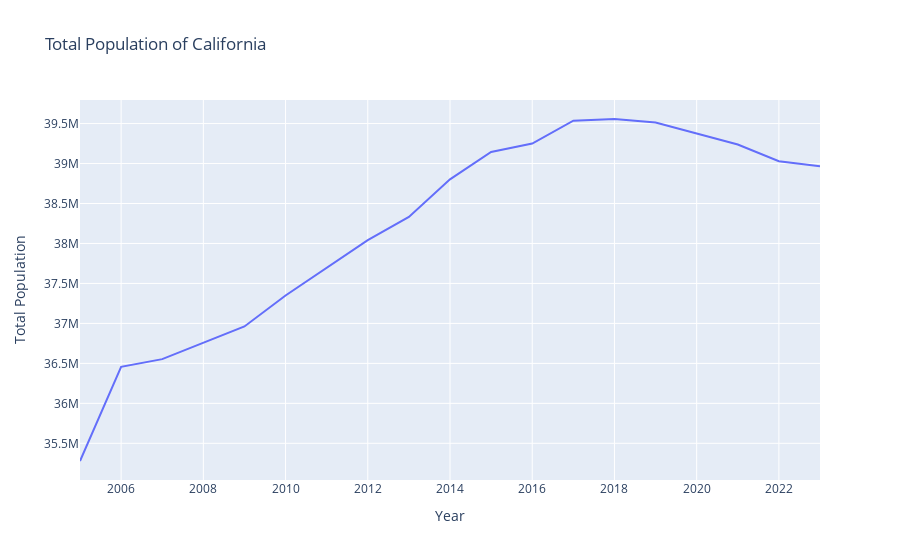

The cell this chart's notebook holds for it:
### Markdown cell above
## Another State

We can easily copy and paste the above code and tweak is slightly to graph the population of another state:

### Code cell
state = "California"
df_state = df[df["State"] == state]
px.line(df_state, x="Year", y="Total Population", title=f"Total Population of {state}")

### Figure 1 — Plotly figure (JSON) as saved in the notebook; plotly's stock layout.template omitted (floating-point values rounded to 4 significant figures)
{"data": [{"hovertemplate": "Year=%{x}<br>Total Population=%{y}<extra></extra>", "legendgroup": "", "line": {"color": "#636efa", "dash": "solid"}, "marker": {"symbol": "circle"}, "mode": "lines", "name": "", "orientation": "v", "showlegend": false, "type": "scatter", "x": [2005, 2006, 2007, 2008, 2009, 2010, 2011, 2012, 2013, 2014, 2015, 2016, 2017, 2018, 2019, 2021, 2022, 2023], "xaxis": "x", "y": [35278768, 36457549, 36553215, 36756666, 36961664, 37349363, 37691912, 38041430, 38332521, 38802500, 39144818, 39250017, 39536653, 39557045, 39512223, 39237836, 39029342, 38965193], "yaxis": "y"}], "layout": {"legend": {"tracegroupgap": 0}, "title": {"text": "Total Population of California"}, "xaxis": {"anchor": "y", "domain": [0, 1], "title": {"text": "Year"}}, "yaxis": {"anchor": "x", "domain": [0, 1], "title": {"text": "Total Population"}}}}
